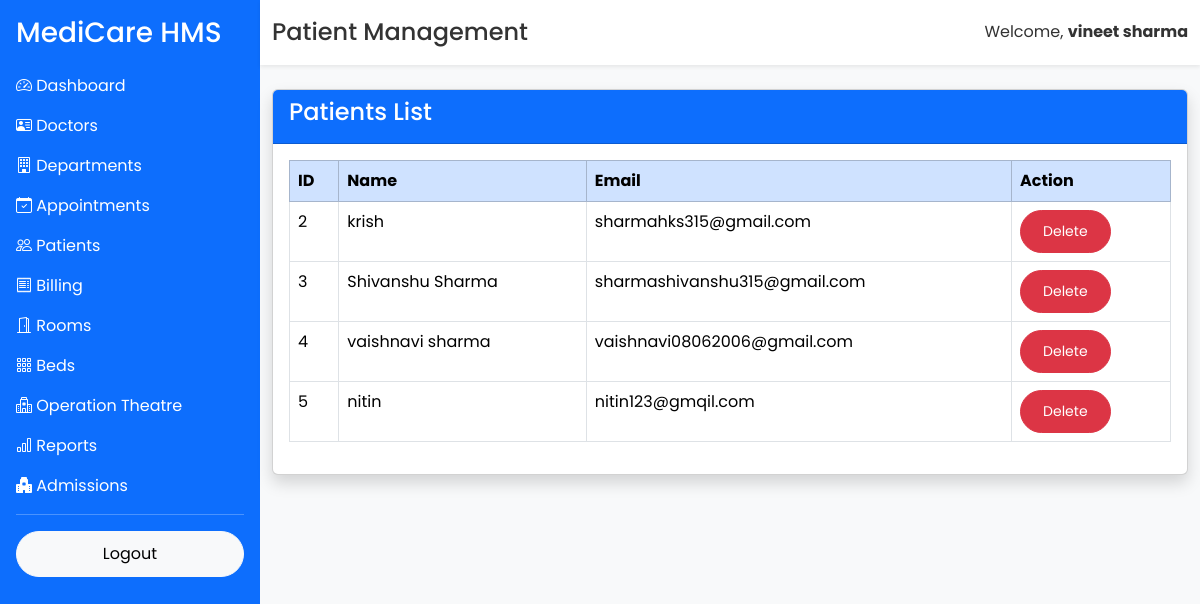
Screenshot of /admin/patients (signed in) with the database file from the repository.
### app/models/user.py (models this page shows, shortened)
class User(UserMixin, db.Model):
    __tablename__ = "users"
    id = db.Column(db.Integer, primary_key=True)
    full_name = db.Column(db.String(100), nullable=False)
    email = db.Column(db.String(120), unique=True, nullable=False)
    phone = db.Column(db.String(15), unique=True, nullable=True)
    password = db.Column(db.String(255), nullable=False)
    role = db.Column(db.String(20), default="patient")
    is_active = db.Column(db.Boolean, default=True)
    created_at = db.Column(db.DateTime, server_default=db.func.now())

### app/routes/admin.py (the view)
@admin.route("/admin/patients")
@login_required
def patient_list():
    patients = User.query.filter_by(role="patient").all()
    return render_template(
        "admin/patients.html",
        patients=patients
    )

### app/templates/admin/patients.html (shortened to what this page needs)
{% extends "layout/dashboard_base.html" %}
{% block page_title %}
Patient Management
{% endblock %}
{% block content %}
<div class="card shadow">
<div class="card-header bg-primary text-white">
<h4>Patients List</h4>
</div>
<div class="card-body">
<table class="table table-bordered table-hover">
<thead class="table-primary">
<tr>
<th>ID</th>
<th>Name</th>
<th>Email</th>
<th>Action</th>
</tr>
</thead>
<tbody>
{% for patient in patients %}
<tr>
<td>{{ patient.id }}</td>
<td>{{ patient.full_name }}</td>
<td>{{ patient.email }}</td>
<td>
<a href="/admin/patients/delete/{{ patient.id }}"
class="btn btn-danger btn-sm"
onclick="return confirm('Delete Patient?')">
Delete
</a>
</td>
</tr>
{% else %}
<tr>
<td colspan="4" class="text-center">
No Patients Found
</td>
</tr>
{% endfor %}
</tbody>
</table>
</div>
</div>
{% endblock %}

### app/templates/layout/dashboard_base.html (shortened to what this page needs)
<!DOCTYPE html>
<html lang="en">
<head>
<link href="https://cdn.jsdelivr.net/npm/bootstrap@5.3.3/dist/css/bootstrap.min.css" rel="stylesheet">
<link href="https://cdn.jsdelivr.net/npm/bootstrap-icons@1.11.3/font/bootstrap-icons.min.css" rel="stylesheet">
<link rel="stylesheet"
href="{{ url_for('static', filename='css/style.css') }}">
</head>
<body class="bg-light">
<div class="d-flex">
    <div class="bg-primary text-white p-3 vh-100" style="width:260px;">
        <h3 class="mb-4">
            MediCare HMS
        </h3>
       {% if current_user.role == "admin" %}
<a href="{{ url_for('admin.admin_dashboard') }}" class="d-block text-white text-decoration-none mb-3">
    <i class="bi bi-speedometer2"></i> Dashboard
</a>
<a href="{{ url_for('doctor.doctor_list') }}" class="d-block text-white text-decoration-none mb-3">
    <i class="bi bi-person-vcard"></i> Doctors
</a>
<a href="/admin/departments" class="d-block text-white text-decoration-none mb-3">
    <i class="bi bi-building"></i> Departments
</a>
<a href="/admin/appointments" class="d-block text-white text-decoration-none mb-3">
    <i class="bi bi-calendar-check"></i> Appointments
</a>
<a href="/admin/patients" class="d-block text-white text-decoration-none mb-3">
    <i class="bi bi-people"></i> Patients
</a>
<a href="/admin/billing" class="d-block text-white text-decoration-none mb-3">
    <i class="bi bi-receipt"></i> Billing
</a>
<a href="/admin/rooms" class="d-block text-white text-decoration-none mb-3">
    <i class="bi bi-door-open"></i> Rooms
</a>
<a href="/admin/beds" class="d-block text-white text-decoration-none mb-3">
    <i class="bi bi-grid-3x3-gap"></i> Beds
</a>
<a href="/admin/operation-theatres" class="d-block text-white text-decoration-none mb-3">
    <i class="bi bi-hospital"></i> Operation Theatre
</a>
<a href="/admin/reports" class="d-block text-white text-decoration-none mb-3">
    <i class="bi bi-bar-chart"></i> Reports
</a>
<a href="/admin/admissions" class="d-block text-white text-decoration-none mb-3">
    <i class="bi bi-hospital-fill"></i> Admissions
</a>
{% endif %}
        <hr>
        <a href="/logout" class="btn btn-light w-100">
            Logout
        </a>
    </div>
    <div class="flex-grow-1">
        <nav class="navbar navbar-light bg-white shadow-sm">
            <div class="container-fluid">
                <h4 class="mb-0">
                    {% block page_title %}{% endblock %}
                </h4>
                <span>
                    Welcome,
                    <strong>{{ current_user.full_name }}</strong>
                </span>
            </div>
        </nav>
        <div class="container-fluid mt-4">
            {% block content %}
            {% endblock %}
        </div>
    </div>
</div>
</body>
</html>

### app/static/css/style.css (style rules this page uses)
* { margin:0; padding:0; box-sizing:border-box; font-family:'Poppins',sans-serif; }
body { background:#f5f8fc; color:#333; }
.navbar { transition:.4s; padding:18px 0; }
.btn { border-radius:50px; padding:10px 22px; }

### rows the page displays
User: full_name "vineet sharma"
User: id "2", full_name "krish", email "sharmahks315@gmail.com"
User: id "3", full_name "Shivanshu Sharma", email "sharmashivanshu315@gmail.com"
User: id "4", full_name "vaishnavi sharma", email "vaishnavi08062006@gmail.com"
User: id "5", full_name "nitin", email "nitin123@gmqil.com"
